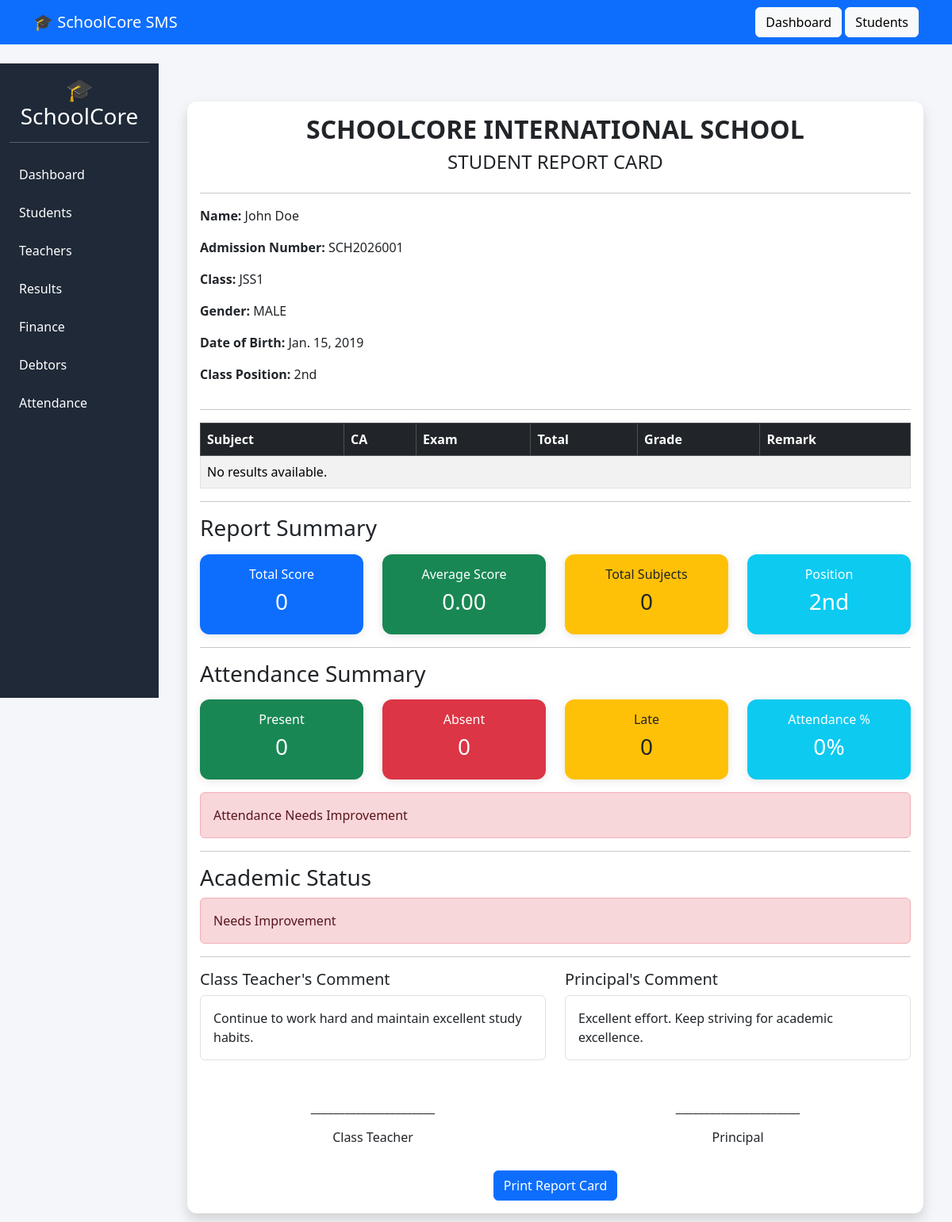
Screenshot of /results/report-card/1/ with the database file from the repository.
### students/models.py (models this page shows, shortened)
class Student(models.Model):
    GENDER_CHOICES = (
        ('MALE', 'Male'),
        ('FEMALE', 'Female'),
    )
    admission_number = models.CharField(
        max_length=20,
        unique=True
    )
    first_name = models.CharField(max_length=100)
    last_name = models.CharField(max_length=100)
    other_name = models.CharField(
        max_length=100,
        blank=True
    )
    gender = models.CharField(
        max_length=10,
        choices=GENDER_CHOICES
    )
    date_of_birth = models.DateField()
    classroom = models.ForeignKey(
        ClassRoom,
        on_delete=models.SET_NULL,
        null=True
    )
    passport = models.ImageField(
        upload_to='students/',
        blank=True,
        null=True
    )
    address = models.TextField()
    created_at = models.DateTimeField(
        auto_now_add=True
    )

### academics/models.py (models this page shows)
class ClassRoom(models.Model):
    name = models.CharField(max_length=50)
    def __str__(self):
        return self.name

### results_app/views.py (the view)
def report_card(request, student_id):
    student = get_object_or_404(
        Student,
        id=student_id
    )
    results = Result.objects.filter(
        student=student
    )
    average = results.aggregate(
        Avg('total_score')
    )['total_score__avg'] or 0
    total_score = results.aggregate(
        Sum('total_score')
    )['total_score__sum'] or 0
    total_subjects = results.count()
    class_students = Student.objects.filter(
        classroom=student.classroom
    )
    rankings = []
    for stu in class_students:
        stu_average = Result.objects.filter(
            student=stu
        ).aggregate(
            Avg('total_score')
        )['total_score__avg'] or 0
        rankings.append({
            'student': stu,
            'average': stu_average
        })
    rankings.sort(
        key=lambda x: x['average'],
        reverse=True
    )
    position = 0
    for index, item in enumerate(
        rankings,
        start=1
    ):
        if item['student'].id == student.id:
            position = index
            break
    if position % 100 in [11, 12, 13]:
        position_display = f"{position}th"
    else:
        suffix = {
            1: "st",
            2: "nd",
            3: "rd"
        }.get(position % 10, "th")
        position_display = (
            f"{position}{suffix}"
        )
        total_days = Attendance.objects.filter(
        student=student
    ).count()
    present_days = Attendance.objects.filter(
        student=student,
        status='PRESENT'
    ).count()
    absent_days = Attendance.objects.filter(
        student=student,
        status='ABSENT'
    ).count()
    late_days = Attendance.objects.filter(
        student=student,
        status='LATE'
    ).count()
    attendance_percentage = 0
    if total_days > 0:
     attendance_percentage = round(
        (present_days / total_days) * 100,
        2
    )
    context = {
        'student': student,
        'results': results,
        'average': average,
        'total_score': total_score,
        'total_subjects': total_subjects,
        'position': position,
        'position_display': position_display,
        'total_days': total_days,
        'present_days': present_days,
        'absent_days': absent_days,
        'late_days': late_days,
        'attendance_percentage': attendance_percentage,
    }
    return render(
        request,
        'results/report_card.html',
        context
    )

### templates/results/report_card.html (shortened to what this page needs)
{% extends 'base.html' %}
{% block content %}
<div class="container mt-4">
    <div class="card shadow">
        <div class="card-body">
            <div class="text-center mb-4">
                <h2 class="fw-bold">
                    SCHOOLCORE INTERNATIONAL SCHOOL
                </h2>
                <h4>
                    STUDENT REPORT CARD
                </h4>
            </div>
            <hr>
            <div class="row">
                <div class="col-md-8">
                    <p>
                        <strong>Name:</strong>
                        {{ student.first_name }}
                        {{ student.last_name }}
                    </p>
                    <p>
                        <strong>Admission Number:</strong>
                        {{ student.admission_number }}
                    </p>
                    <p>
                        <strong>Class:</strong>
                        {{ student.classroom }}
                    </p>
                    <p>
                        <strong>Gender:</strong>
                        {{ student.gender }}
                    </p>
                    <p>
                        <strong>Date of Birth:</strong>
                        {{ student.date_of_birth }}
                    </p>
                    <p>
                        <strong>Class Position:</strong>
                        {{ position_display }}
                    </p>
                </div>
                <div class="col-md-4 text-end">
                </div>
            </div>
            <hr>
            <table class="table table-bordered table-striped">
                <thead class="table-dark">
                    <tr>
                        <th>Subject</th>
                        <th>CA</th>
                        <th>Exam</th>
                        <th>Total</th>
                        <th>Grade</th>
                        <th>Remark</th>
                    </tr>
                </thead>
                <tbody>
                    {% for result in results %}
                    <tr>
                        <td>{{ result.subject }}</td>
                        <td>{{ result.ca_score }}</td>
                        <td>{{ result.exam_score }}</td>
                        <td>{{ result.total_score }}</td>
                        <td>{{ result.grade }}</td>
                        <td>{{ result.remark }}</td>
                    </tr>
                    {% empty %}
                    <tr>
                        <td colspan="6">
                            No results available.
                        </td>
                    </tr>
                    {% endfor %}
                </tbody>
            </table>
            <hr>
            <h3 class="mb-3">
                Report Summary
            </h3>
            <div class="row">
                <div class="col-md-3">
                    <div class="card bg-primary text-white">
                        <div class="card-body text-center">
                            <h6>Total Score</h6>
                            <h3>{{ total_score }}</h3>
                        </div>
                    </div>
                </div>
                <div class="col-md-3">
                    <div class="card bg-success text-white">
                        <div class="card-body text-center">
                            <h6>Average Score</h6>
                            <h3>
                                {{ average|floatformat:2 }}
                            </h3>
                        </div>
                    </div>
                </div>
                <div class="col-md-3">
                    <div class="card bg-warning">
                        <div class="card-body text-center">
                            <h6>Total Subjects</h6>
                            <h3>{{ total_subjects }}</h3>
                        </div>
                    </div>
                </div>
                <div class="col-md-3">
                    <div class="card bg-info text-white">
                        <div class="card-body text-center">
                            <h6>Position</h6>
                            <h3>{{ position_display }}</h3>
                        </div>
                    </div>
                </div>
            </div>
            <hr>
            <h3 class="mb-3">
                Attendance Summary
            </h3>
            <div class="row">
                <div class="col-md-3">
                    <div class="card bg-success text-white">
                        <div class="card-body text-center">
                            <h6>Present</h6>
                            <h3>{{ present_days }}</h3>
                        </div>
                    </div>
                </div>
                <div class="col-md-3">
                    <div class="card bg-danger text-white">
                        <div class="card-body text-center">
                            <h6>Absent</h6>
                            <h3>{{ absent_days }}</h3>
                        </div>
                    </div>
                </div>
                <div class="col-md-3">
                    <div class="card bg-warning">
                        <div class="card-body text-center">
                            <h6>Late</h6>
                            <h3>{{ late_days }}</h3>
                        </div>
                    </div>
                </div>
                <div class="col-md-3">
                    <div class="card bg-info text-white">
                        <div class="card-body text-center">
                            <h6>Attendance %</h6>
                            <h3>
                                {{ attendance_percentage }}%
                            </h3>
                        </div>
                    </div>
                </div>
            </div>
            {% if attendance_percentage >= 90 %}
                <div class="alert alert-success mt-3">
                    Excellent Attendance
                </div>
            {% elif attendance_percentage >= 75 %}
                <div class="alert alert-info mt-3">
                    Good Attendance
                </div>
            {% else %}
                <div class="alert alert-danger mt-3">
                    Attendance Needs Improvement
                </div>
            {% endif %}
            <hr>
            <h3>
                Academic Status
            </h3>
            {% if average >= 70 %}
                <div class="alert alert-success">
                    Excellent Performance
                </div>
            {% elif average >= 60 %}
                <div class="alert alert-info">
                    Very Good Performance
                </div>
            {% elif average >= 50 %}
                <div class="alert alert-warning">
                    Good Performance
                </div>
            {% else %}
                <div class="alert alert-danger">
                    Needs Improvement
                </div>
            {% endif %}
            <hr>
            <div class="row">
                <div class="col-md-6">
                    <h5>
                        Class Teacher's Comment
                    </h5>
                    <div class="border rounded p-3">
                        Continue to work hard and maintain
                        excellent study habits.
                    </div>
                </div>
                <div class="col-md-6">
                    <h5>
                        Principal's Comment
                    </h5>
                    <div class="border rounded p-3">
                        Excellent effort. Keep striving
                        for academic excellence.
                    </div>
                </div>
            </div>
            <div class="row mt-5">
                <div class="col-md-6 text-center">
                    <p>
                        ______________________
                    </p>
                    <h6>
                        Class Teacher
                    </h6>
                </div>
                <div class="col-md-6 text-center">
                    <p>
                        ______________________
                    </p>
                    <h6>
                        Principal
                    </h6>
                </div>
            </div>
            <div class="text-center mt-4">
                <button
                    onclick="window.print()"
                    class="btn btn-primary"
                >
                    Print Report Card
                </button>
            </div>
        </div>
    </div>
</div>
{% endblock %}

### templates/base.html (style rules this page uses)
body { background:#f4f6f9; }
.card { border:none; border-radius:12px; box-shadow:0 2px 12px rgba(0,0,0,.1); }

### rows the page displays
Student: first_name "John", last_name "Doe", admission_number "SCH2026001", classroom "JSS1", gender "MALE", date_of_birth "Jan. 15, 2019"

### other values shown
{{ position_display }} "2nd"
{{ total_score }} "0"
{{ average|floatformat:2 }} "0.00"
{{ total_subjects }} "0"
{{ present_days }} "0"
{{ absent_days }} "0"
{{ late_days }} "0"
{{ attendance_percentage }} "0"
